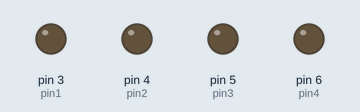
A sketch run on a simulated Arduino Uno, built with avr-gcc and run on an emulated ATmega328P. Shown: output pins drawn as LEDs (lit = HIGH).

Above: at 0.2 s.
At 1.2 s:
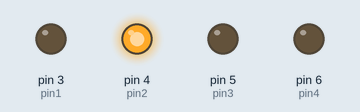
At 2.7 s:
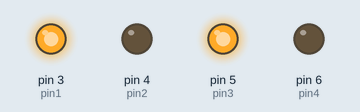
At 4.2 s:
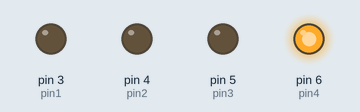
At 5.7 s:
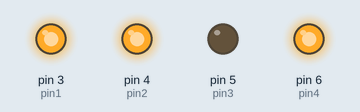
At 11.7 s:
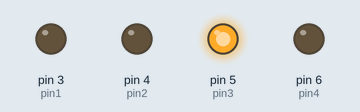
Timing chart, 0 to 12.3 s (numbered marks = the images above):
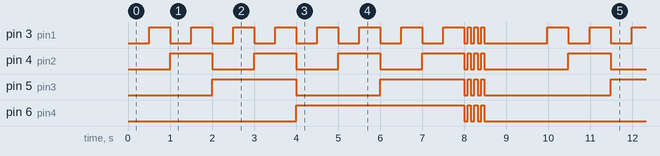

Measured:
- by itself, pin 3 (pin1): moves between LOW and HIGH, repeating every 9.5 s
- by itself, pin 4 (pin2): repeats every 9.5 s: 3 × (LOW 1.0 s, HIGH 1.0 s), 3 × (LOW 0.08 s, HIGH 0.08 s), LOW 2.0 s, HIGH 1.0 s
- by itself, pin 5 (pin3): repeats every 9.5 s: LOW 2.0 s, HIGH 2.0 s, 3 × (LOW 0.08 s, HIGH 0.08 s), LOW 3.0 s, HIGH 2.0 s
- by itself, pin 6 (pin4): repeats every 9.5 s: 3 × (LOW 0.08 s, HIGH 0.08 s), LOW 5.0 s, HIGH 4.0 s

The sketch:

ledOnOff.ino
```cpp
const int pin1 = 3; // Asignamos el pin 2 a la variable pin1
const int pin2 = 4; // Asignamos el pin 3 a la variable pin2
const int pin3 = 5; // Asignamos el pin 4 a la variable pin3
const int pin4 = 6; // Asignamos el pin 5 a la variable pin4

const int delayTime = 500; // Tiempo de retardo en milisegundos

void setup() {
  // Configuramos los pines como salidas
  pinMode(pin1, OUTPUT);
  pinMode(pin2, OUTPUT);
  pinMode(pin3, OUTPUT);
  pinMode(pin4, OUTPUT);
}

void loop() {
  int a = 0;
  int b = 0;
  int c = 0;
  int d = 0;

  for (int i = 0; i <= 15; i++) {
    digitalWrite(pin1, a);
    digitalWrite(pin2, b);
    digitalWrite(pin3, c);
    digitalWrite(pin4, d);

    // Incrementamos las variables en binario
    a += 1;
    if (a == 2) {
      a = 0;
      b += 1;
      if (b == 2) {
        b = 0;
        c += 1;
        if (c == 2) {
          c = 0;
          d += 1;
        }
      }
    }

    delay(delayTime);
  }

  bool isOn = false;
  for(int i = 0; i < 6; i++){
    digitalWrite(pin1, isOn);
    digitalWrite(pin2, isOn);
    digitalWrite(pin3, isOn);
    digitalWrite(pin4, isOn);

    isOn = !isOn;
    delay(80);
  }

  digitalWrite(pin1, 0);
  digitalWrite(pin2, 0);
  digitalWrite(pin3, 0);
  digitalWrite(pin4, 0);

  delay(1000);
}
```
